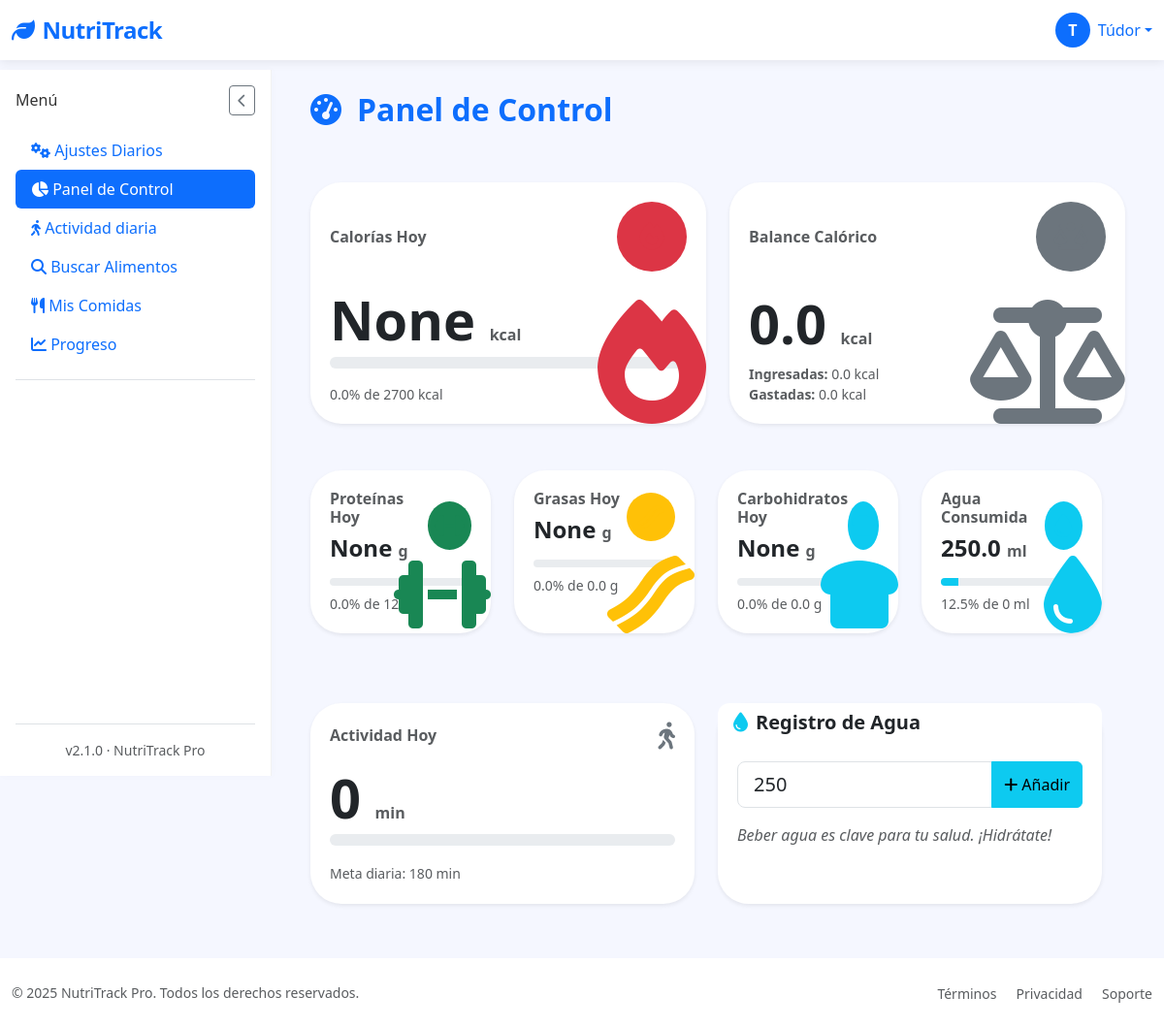
/dashboard (signed in), run on the app's committed database.
### tables this page shows
CREATE TABLE "loggin" (
	"id"	INTEGER,
	"username"	TEXT NOT NULL,
	"password"	TEXT,
	"email"	TEXT, google_id TEXT, full_name TEXT, birth_date TEXT, height_cm INTEGER, weight_kg INTEGER, gender TEXT, activity_level TEXT, goal TEXT,
	PRIMARY KEY("id" AUTOINCREMENT)
);

CREATE TABLE "user_goals" (
	"user_id"	INTEGER,
	"daily_calories"	INTEGER DEFAULT 2000,
	"daily_proteins"	INTEGER DEFAULT 50,
	"daily_water"	INTEGER DEFAULT 2,
	"daily_activity"	INTEGER, calories_consumed REAL DEFAULT 0, proteins_consumed REAL DEFAULT 0, fats_consumed REAL DEFAULT 0, carbs_consumed REAL DEFAULT 0, created_at TEXT, updated_at TEXT, water_consumed REAL DEFAULT 0, daily_fats REAL DEFAULT 60, daily_carbs REAL DEFAULT 60,
	PRIMARY KEY("user_id"),
	FOREIGN KEY("user_id") REFERENCES "loggin"("id")
);

### app/controllers/DashboardController.py (the view)
@app.route('/dashboard')
@login_required
def dashboard():
    with get_db_cursor() as cur:
        cur.execute("SELECT * FROM user_goals WHERE user_id = ?", (current_user.id,))
        goals = cur.fetchone() or {
            'daily_calories': 2000,
            'daily_proteins': 50,
            'daily_water': 2,
            'daily_fats': 60,
            'daily_carbs': 250,
            'daily_activity': 30,
            'water_consumed': 0
        }
        if not isinstance(goals, dict):
            goals = dict(goals)
        cur.execute("""
            SELECT SUM(calories) as calories,
                   SUM(proteins) as proteins,
                   SUM(fats) as fats,
                   SUM(carbs) as carbs
            FROM food_entries
            WHERE user_id = ? AND date(date) = date('now')
        """, (current_user.id,))
        today_stats = cur.fetchone() or {'calories': 0, 'proteins': 0, 'fats': 0, 'carbs': 0}
        if not isinstance(today_stats, dict):
            today_stats = dict(today_stats)
        today_calories = today_stats.get('calories') or 0
        burned_calories = get_total_calories_burned_today(current_user.id)
        net_calories = today_calories - burned_calories
        today_proteins = today_stats.get('proteins') or 0
        today_fats = today_stats.get('fats') or 0
        today_carbs = today_stats.get('carbs') or 0
        cur.execute("""
            SELECT food_name, calories, proteins, fats, carbs, date
            FROM food_entries
            WHERE user_id = ?
            ORDER BY date DESC, created_at DESC
            LIMIT 5
        """, (current_user.id,))
        recent_foods = cur.fetchall()
    activity_minutes = get_total_activity_minutes_today(current_user.id)
    today_stats['activity'] = activity_minutes
    daily_activity = goals.get('daily_activity', 30) or 30
    activity_percentage = min(100, (activity_minutes / daily_activity) * 100) if daily_activity > 0 else 0
    daily_calories = goals.get('daily_calories', 2000) or 2000
    daily_proteins = goals.get('daily_proteins', 50) or 50
    daily_fats = goals.get('daily_fats', 60) or 60
    daily_carbs = goals.get('daily_carbs', 250) or 250
    daily_water_ml = (goals.get('daily_water', 2) or 2) * 1000 # Convertir litros a ml para el cálculo
    water_consumed_ml = goals.get('water_consumed', 0) or 0 # Obtener el agua consumida
    calories_percentage = min(100, (today_calories / daily_calories) * 100)
    proteins_percentage = min(100, (today_proteins / daily_proteins) * 100)
    fats_percentage = min(100, (today_fats / daily_fats) * 100)
    carbs_percentage = min(100, (today_carbs / daily_carbs) * 100)
    water_percentage = min(100, (water_consumed_ml / daily_water_ml) * 100) if daily_water_ml > 0 else 0
    return render_template('Dashboard/dashboard.html',
        goals=goals,
        today_stats=today_stats,
        recent_foods=recent_foods,
        calories_percentage=round(calories_percentage, 1),
        proteins_percentage=round(proteins_percentage, 1),
        fats_percentage=round(fats_percentage, 1),
        carbs_percentage=round(carbs_percentage, 1),
        water_percentage=round(water_percentage, 1),
        water_consumed_ml=water_consumed_ml,
        activity_minutes=activity_minutes,
        activity_percentage=round(activity_percentage, 1),
        net_calories=net_calories,
        burned_calories=burned_calories,
        calories_in=today_calories
    )

### app/templates/Dashboard/dashboard.html (shortened to what this page needs)
{% extends "base.html" %}
{% block section %}
<div class="d-flex justify-content-between align-items-center mb-5">
  <h1 class="fs-2 fw-bold text-primary">
    <i class="fas fa-tachometer-alt me-3"></i>Panel de Control
  </h1>
</div>
<div class="row g-4 mb-4">
  <div class="col-lg-6">
    <div class="card shadow-sm border-0 rounded-5 h-100 position-relative overflow-hidden">
      <div class="card-body d-flex flex-column justify-content-between">
        <div class="d-flex justify-content-between align-items-center mb-3">
          <h6 class="text-muted fw-semibold mb-0">Calorías Hoy</h6>
          <div class="icon-circle bg-danger bg-opacity-15 d-flex align-items-center justify-content-center rounded-circle" style="width:72px; height:72px; cursor:pointer;">
            <i class="fas fa-fire text-danger fs-3"></i>
          </div>
        </div>
        <h2 class="fw-bold display-4 mb-1">
          {{ today_stats.calories|default(0) }} <small class="text-muted fs-6">kcal</small>
        </h2>
        <div class="progress rounded-pill" style="height: 12px;">
        </div>
        <small class="text-muted d-block mt-3">
          {{ calories_percentage }}% de {{ goals.daily_calories|default(0) }} kcal
        </small>
      </div>
      <div class="position-absolute bottom-0 end-0 opacity-10" style="font-size: 8rem; line-height: 0.8; color: var(--bs-danger); user-select:none; pointer-events:none;">
      </div>
    </div>
  </div>
<div class="col-lg-6">
  <div class="card shadow-sm border-0 rounded-5 h-100 position-relative overflow-hidden">
    <div class="card-body d-flex flex-column justify-content-between">
      <div class="d-flex justify-content-between align-items-center mb-3">
        <h6 class="text-muted fw-semibold mb-0">Balance Calórico</h6>
        <div class="icon-circle bg-secondary bg-opacity-15 d-flex align-items-center justify-content-center rounded-circle" style="width:72px; height:72px; cursor:pointer;">
          <i class="fas fa-balance-scale text-secondary fs-3"></i>
        </div>
      </div>
      {% set calories_in = net_calories + burned_calories %}
      {% set calories_out = burned_calories %}
      {% set calories_net = calories_in - calories_out %}
      <h2 class="fw-bold display-4 mb-1">
        {{ '%.1f' % calories_net }} <small class="text-muted fs-6">kcal</small>
      </h2>
      <small class="text-muted">
        <div><strong>Ingresadas:</strong> {{ '%.1f' % calories_in }} kcal</div>
        <div><strong>Gastadas:</strong> {{ '%.1f' % calories_out }} kcal</div>
      </small>
    </div>
    <div class="position-absolute bottom-0 end-0 opacity-10" style="font-size: 8rem; line-height: 0.8; color: var(--bs-secondary); user-select:none; pointer-events:none;">
      <i class="fas fa-balance-scale"></i>
    </div>
  </div>
</div>
<div class="row g-4 mb-4">
  {% for macro in macros %}
  <div class="col-6 col-md-3">
    <div class="card shadow-sm border-0 rounded-5 h-100 position-relative overflow-hidden">
      <div class="card-body">
        <div class="d-flex justify-content-between align-items-center mb-3">
          <div>
            <h6 class="text-muted fw-semibold mb-2">{{ macro.title }}</h6>
            <h4 class="fw-bold mb-0">
              {{ macro.value }} <small class="text-muted fs-6">{{ macro.unit }}</small>
            </h4>
          </div>
          <div class="icon-circle bg-{{ macro.color }} bg-opacity-15 d-flex align-items-center justify-content-center rounded-circle" style="width:50px; height:50px;">
            <i class="fas {{ macro.icon }} text-{{ macro.color }} fs-4"></i>
          </div>
        </div>
        <div class="progress rounded-pill" style="height: 8px;">
          <div class="progress-bar bg-{{ macro.color }}" role="progressbar" style="width: {{ macro.percentage }}%" aria-valuenow="{{ macro.percentage }}" aria-valuemin="0" aria-valuemax="100"></div>
        </div>
        <small class="text-muted d-block mt-2">
          {{ macro.percentage }}% de {{ macro.goal }} {{ macro.unit }}
        </small>
      </div>
      <div class="position-absolute bottom-0 end-0 opacity-10" style="font-size: 5rem; line-height: 0.8; color: var(--bs-{{ macro.color }}); user-select:none; pointer-events:none;">
        <i class="fas {{ macro.icon }}"></i>
      </div>
    </div>
  </div>
  {% endfor %}
</div>
<div class="row g-4">
  <div class="col-md-6">
    <div class="card shadow-sm border-0 rounded-5 h-100">
      <div class="card-body">
        <div class="d-flex justify-content-between align-items-center mb-3">
          <h6 class="text-muted fw-semibold mb-0">Actividad Hoy</h6>
          <i class="fas fa-walking text-secondary fs-3"></i>
        </div>
        <h2 class="fw-bold display-4 mb-1">{{ today_stats.activity|default(0) }} <small class="text-muted fs-6">min</small></h2>
        <div class="progress rounded-pill mb-3" style="height: 12px;">
        </div>
        <small class="text-muted">Meta diaria: {{ goals.daily_activity|default(0) }} min</small>
      </div>
    </div>
  </div>
  <div class="col-md-6">
    <div class="card shadow-sm border-0 rounded-5 h-100">
      <div class="card-header bg-white border-0">
        <h5 class="fw-semibold mb-0"><i class="fas fa-tint me-2 text-info"></i>Registro de Agua</h5>
      </div>
      <div class="card-body">
        <form id="water-form" method="POST" action="{{ url_for('add_water_intake') }}">
          <div class="input-group mb-3">
            <input
              type="number"
              min="50"
              max="1000"
              step="50"
              name="water-quantity"
              class="form-control form-control-lg"
              placeholder="Cantidad (ml)"
              aria-label="Cantidad de agua en ml"
              required
              value="250"
            />
            <button class="btn btn-info" type="submit" aria-label="Añadir agua">
              <i class="fas fa-plus me-1"></i>Añadir
            </button>
          </div>
        </form>
        {% if water_logs %}
        <div class="table-responsive" style="max-height: 180px; overflow-y: auto;">
          <table class="table table-sm table-hover align-middle mb-0">
            <thead class="table-light sticky-top">
              <tr>
                <th scope="col">Hora</th>
                <th scope="col">Cantidad (ml)</th>
              </tr>
            </thead>
            <tbody>
              {% for log in water_logs %}
              <tr>
                <td>{{ log.timestamp.strftime('%H:%M') }}</td>
                <td>{{ log.quantity_ml }}</td>
              </tr>
              {% endfor %}
            </tbody>
          </table>
        </div>
        {% else %}
        <p class="text-muted fst-italic">Beber agua es clave para tu salud. ¡Hidrátate!</p>
        {% endif %}
      </div>
    </div>
  </div>
</div>
{% endblock %}

### app/templates/base.html (shortened to what this page needs)
<!DOCTYPE html>
<html lang="es" data-bs-theme="light">
<head>
    <link href="https://cdn.jsdelivr.net/npm/bootstrap@5.3.2/dist/css/bootstrap.min.css" rel="stylesheet">
    <link rel="stylesheet" href="https://cdn.jsdelivr.net/npm/bootstrap-icons@1.11.1/font/bootstrap-icons.css">
    <link rel="stylesheet" href="https://cdnjs.cloudflare.com/ajax/libs/font-awesome/6.5.2/css/all.min.css" />
    <link href="https://cdn.jsdelivr.net/npm/sweetalert2@11/dist/sweetalert2.min.css" rel="stylesheet">
    <link rel="stylesheet" href="{{ url_for('static', filename='styles/Stylebase.css') }}">
</head>
<body>
    <nav class="navbar navbar-expand-lg navbar-light bg-white">
        <div class="container-fluid">
            <a class="navbar-brand text-primary" href="{{ url_for('logout') }}">
                <i class="fas fa-leaf me-2"></i>NutriTrack
            </a>
            <div class="d-flex align-items-center ms-auto">
                {% if current_user.is_authenticated %}
                <div class="dropdown">
                    <a href="#" class="d-flex align-items-center text-decoration-none dropdown-toggle" id="userDropdown" data-bs-toggle="dropdown" aria-expanded="false">
                        <div class="user-avatar bg-primary text-white rounded-circle text-center me-2" style="width: 36px; height: 36px; line-height: 36px; font-weight: bold;">
                            {{ current_user.username[0]|upper }}
                        </div>
                        <span class="d-none d-sm-inline">{{ current_user.username }}</span>
                    </a>
                </div>
                {% endif %}
            </div>
        </div>
    </nav>
    <div class="container-fluid flex-grow-1">
        <div class="row h-100 g-0">
            <nav class="sidebar d-flex flex-column p-3" id="sidebar">
                <div class="d-flex justify-content-between align-items-center mb-3">
                    <h6 class="sidebar-title mb-0">Menú</h6>
                    <button id="closeSidebarBtn" class="btn btn-sm btn-outline-secondary d-lg-block">
                        <i class="fas fa-chevron-left"></i>
                    </button>
                </div>
                <ul class="nav nav-pills flex-column mb-auto">
                    <li>
                        <a href="{{ url_for('settings') }}" class="nav-link {% if request.path == url_for('settings') %}active{% endif %}">
                            <i class="fas fa-cogs"></i> Ajustes Diarios
                        </a>
                    </li>
                    <li>
                        <a href="{{ url_for('dashboard') }}" class="nav-link {% if request.path == url_for('dashboard') %}active{% endif %}">
                            <i class="fas fa-chart-pie"></i> Panel de Control
                        </a>
                    </li>
                    <li>
                        <a href="{{ url_for('activity') }}" class="nav-link {% if request.path == url_for('activity') %}active{% endif %}">
                            <i class="fas fa-walking"></i> Actividad diaria
                        </a>
                    </li>
                    <li>
                        <a href="{{ url_for('search_food') }}" class="nav-link {% if request.path == url_for('search_food') %}active{% endif %}">
                            <i class="fas fa-search"></i> Buscar Alimentos
                        </a>
                    </li>
                    <li>
                        <a href="{{ url_for('mis_comidas') }}" class="nav-link {% if request.path == url_for('mis_comidas') %}active{% endif %}">
                            <i class="fas fa-utensils"></i> Mis Comidas
                        </a>
                    </li>
                    <li>
                        <a href="{{ url_for('progreso') }}" class="nav-link {% if request.path == url_for('progreso') %}active{% endif %}">
                            <i class="fas fa-chart-line"></i> Progreso
                        </a>
                    </li>
                    <li class="pt-3 mt-3 border-top">
                    </li>
                </ul>
                <div class="mt-auto pt-3 border-top text-center small text-muted">
                    v2.1.0 · NutriTrack Pro
                </div>
            </nav>
            <main class="main-content" id="mainContent">
                {% block section %}{% endblock %}
            </main>
        </div>
    </div>
    <footer class="bg-white py-4 mt-auto">
        <div class="container-fluid">
            <div class="row align-items-center">
                <div class="col-md-6 text-center text-md-start">
                    <p class="mb-0 small text-muted">&copy; 2025 NutriTrack Pro. Todos los derechos reservados.</p>
                </div>
                <div class="col-md-6 text-center text-md-end">
                    <a href="#" class="text-decoration-none small text-muted me-3">Términos</a>
                    <a href="#" class="text-decoration-none small text-muted me-3">Privacidad</a>
                    <a href="#" class="text-decoration-none small text-muted">Soporte</a>
                </div>
            </div>
        </div>
    </footer>
</body>
</html>

### data on the page
loggin: username "T", username "Túdor"
user_goals: daily_calories "2700", title "Grasas Hoy", value "None", unit "g", percentage "0.0", goal "0.0", title "Carbohidratos Hoy", title "Agua Consumida", value "250.0", unit "ml", percentage "12.5", goal "0", daily_activity "180"

### other printed values
{{ today_stats.calories|default(0) }} "None"
{{ calories_percentage }} "0.0"
{{ '%.1f' % calories_net }} "0.0"
{{ '%.1f' % calories_in }} "0.0"
{{ '%.1f' % calories_out }} "0.0"
{{ macro.title }} "Proteínas Hoy"
{{ macro.value }} "None"
{{ macro.unit }} "g"
{{ macro.percentage }} "0.0"
{{ macro.goal }} "125"
{{ today_stats.activity|default(0) }} "0"
